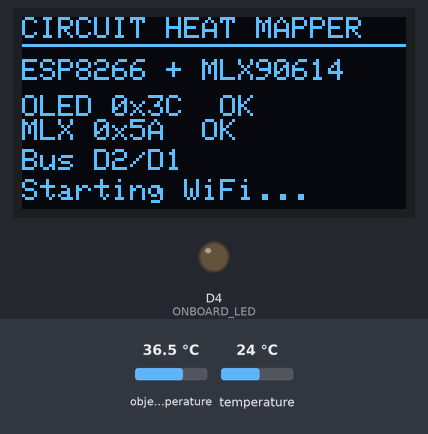
A sketch run on a simulated ESP8266 (NodeMCU). Shown: 128×64 one-colour display, output pins drawn as LEDs (lit = HIGH). The inputs (shaded band) are chosen by the test bench; at power-on: object temperature 36.5 °C, temperature 24 °C. WiFi joins after 1.5 s; servers stay silent unless stated; random numbers use the default seed unless the sketch sets one; what the sketch prints to the serial monitor is not drawn.

Above: at 0.7 s.
3.1 s: object temperature set to 24.4 °C
At 3.8 s:
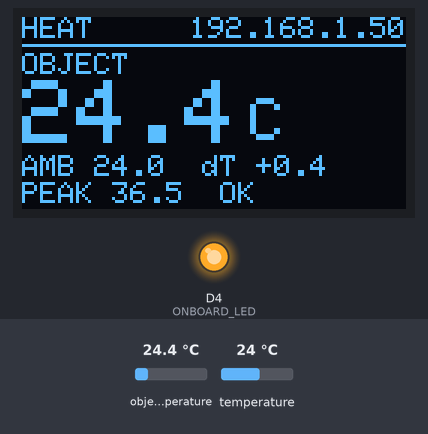
5.0 s: object temperature set to 23.7 °C
At 6.3 s:
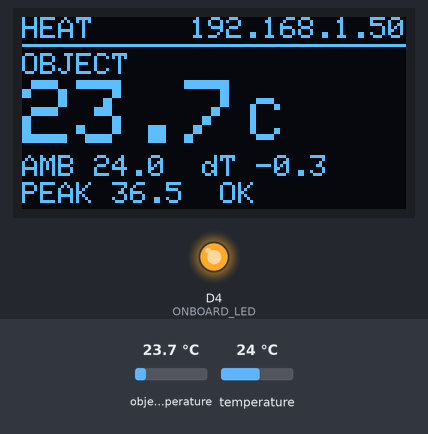
6.9 s: temperature set to 9.5 °C
At 7.4 s:
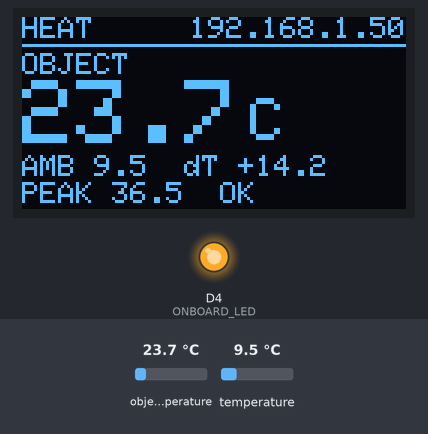
8.6 s: temperature set to 7.9 °C
At 9.3 s:
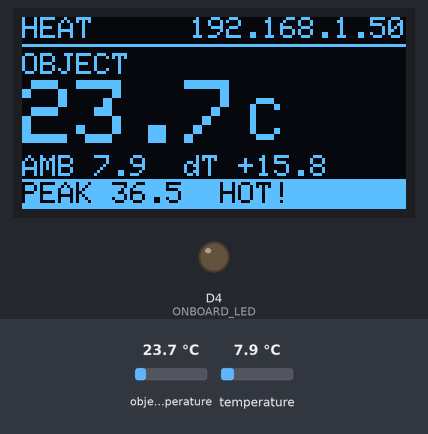
10.2 s: object temperature set to 20 °C
At 10.55 s:
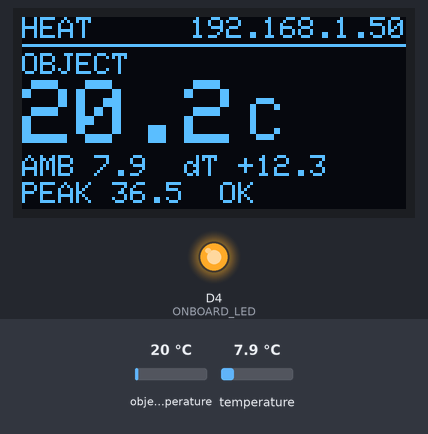
Timing chart, 0 to 13.2 s (numbered marks = the images above; inputs shaded):
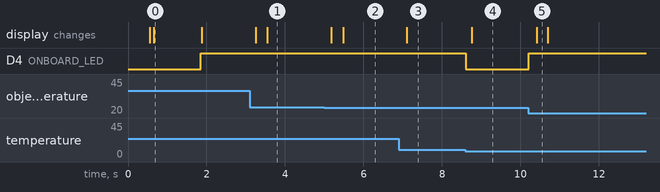

Measured:
- the behaviour switches between 24 and 23.9 °C on object temperature (found by bisection; images 1 and 2)
- the behaviour switches between 8.8 and 8.7 °C on temperature (found by bisection; images 3 and 4)
- after the input at 5.0 s, the display: first changes after 0.18 s (image 2 shows a later state)
- after the input at 6.9 s, the display: changes after 0.21 s (image 3)
- after the input at 8.6 s, D4 (ONBOARD_LED): HIGH → LOW at once; the display: changes after 0.16 s (image 4)
- after the input at 10.2 s, D4 (ONBOARD_LED): LOW → HIGH at once; the display: changes after 0.22 s (image 5)
- what the display in image 0 shows lasts 1.2 s, from 0.7 s to 1.9 s

The sketch:

CircuitHeatMapper.ino
```cpp
#include <ESP8266WiFi.h>
#include <ESP8266WebServer.h>
#include <WebSocketsServer.h>
#include <ESP8266mDNS.h>
#include <Wire.h>
#include <Adafruit_MLX90614.h>
#include "HeatMapDSP.h"
#include "DisplayManager.h"
#include "WebDashboard.h"

/**
 * Circuit Heat Mapper & PCB Hotspot Locator
 * Hardware: ESP8266 + MLX90614ESF + SSD1306 OLED
 *
 * Network: Station Mode (Pico) + mDNS (http://heatmapper.local)
 *
 * The firmware scans four common I2C pin pairs. The OLED and MLX90614 may be
 * on the same pair or on two different pairs: the display bus and the sensor
 * bus are tracked independently and the I2C peripheral is switched as needed.
 */

// Wi-Fi Credentials
const char* STA_SSID = "Pico";
const char* STA_PASS = "12345678";

// Hardware & DSP Objects
Adafruit_MLX90614 mlx = Adafruit_MLX90614();
HeatMapDSP dsp;
HeatDisplay oled;
ESP8266WebServer server(80);
WebSocketsServer webSocket(81);

const uint32_t SAMPLE_INTERVAL_MS = 30;    // ~33 Hz sampling rate
const uint32_t DISPLAY_INTERVAL_MS = 250;  // OLED refresh on a shared bus
const uint32_t DISPLAY_SEPARATE_MS = 500;  // OLED refresh when bus switching
const uint32_t SENSOR_RETRY_MS = 2500;
const int ONBOARD_LED = 2; // GPIO 2 (Active LOW)

bool sensorOnline = false;
bool wifiAnnounced = false;
bool mdnsStarted = false;
bool mlxHintPrinted = false;
bool mlxEverSeen = false;
uint32_t lastSampleTime = 0;
uint32_t lastDisplayTime = 0;

// ---------------------------------------------------------------------------
// I2C bus discovery
// ---------------------------------------------------------------------------

struct I2cBusConfig {
  int sda;
  int scl;
  const char* name;
};

static const I2cBusConfig BUS_CONFIGS[] = {
  {4, 5, "D2/D1"},
  {5, 4, "D1/D2"},
  {12, 14, "D6/D5"},
  {14, 12, "D5/D6"},
};
static const uint8_t BUS_COUNT = sizeof(BUS_CONFIGS) / sizeof(BUS_CONFIGS[0]);

struct BusInfo {
  bool hasMlx;
  bool hasOled;
  uint8_t oledAddr;
};

BusInfo busInfo[BUS_COUNT];

int sensorSda = 4;
int sensorScl = 5;
const char* sensorBusName = "D2/D1";

int displaySda = 4;
int displayScl = 5;
const char* displayBusName = "D2/D1";
bool displayOnSeparateBus = false;

uint8_t activeMlxAddr = 0x5A;
uint8_t activeOledAddr = 0;

// Tracks which pin pair the ESP8266 I2C peripheral is currently on.
int currentSda = -1;
int currentScl = -1;

bool isValidReading(float obj, float amb) {
  // MLX90614 datasheet range: object -70..382 C, ambient -40..125 C
  return !isnan(obj) && !isnan(amb) &&
         obj >= -70.0f && obj <= 382.0f &&
         amb >= -40.0f && amb <= 125.0f;
}

bool addressInList(const uint8_t* list, uint8_t count, uint8_t addr) {
  for (uint8_t i = 0; i < count; i++) {
    if (list[i] == addr) return true;
  }
  return false;
}

void ensureBus(int sda, int scl) {
  if (currentSda == sda && currentScl == scl) return;

  Wire.begin(sda, scl);
  Wire.setClock(100000);
  Wire.setClockStretchLimit(10000);
  delay(30);

  currentSda = sda;
  currentScl = scl;
}

// MLX90614 wake-up request: SCL high, SDA low for >33 ms. This recovers a
// sensor that was previously put into sleep mode. Do not call this on the
// OLED bus before the display has been initialized.
void wakeBus(int sda, int scl) {
  pinMode(sda, OUTPUT);
  pinMode(scl, OUTPUT);
  digitalWrite(scl, HIGH);
  digitalWrite(sda, LOW);
  delay(50);
  digitalWrite(sda, HIGH);
  delay(10);
  pinMode(sda, INPUT_PULLUP);
  pinMode(scl, INPUT_PULLUP);
  delay(10);
}

int scanBus(int sda, int scl, uint8_t* addrs, uint8_t maxAddrs) {
  ensureBus(sda, scl);

  uint8_t n = 0;
  for (uint8_t a = 1; a < 127; a++) {
    Wire.beginTransmission(a);
    if (Wire.endTransmission() == 0) {
      if (n < maxAddrs) addrs[n] = a;
      n++;
    }
  }
  return n;
}

void discoverBuses() {
  int mlxIndex = -1;
  int oledIndex = -1;

  Serial.println("[I2C] Scanning candidate buses...");

  for (uint8_t i = 0; i < BUS_COUNT; i++) {
    uint8_t addrs[8];
    uint8_t n = scanBus(BUS_CONFIGS[i].sda, BUS_CONFIGS[i].scl, addrs, sizeof(addrs));

    busInfo[i].hasMlx = addressInList(addrs, n, activeMlxAddr);
    busInfo[i].hasOled = addressInList(addrs, n, 0x3C) ||
                         addressInList(addrs, n, 0x3D);
    busInfo[i].oledAddr = addressInList(addrs, n, 0x3C)
                              ? 0x3C
                              : (addressInList(addrs, n, 0x3D) ? 0x3D : 0);

    Serial.printf("[I2C] %s (SDA=%d, SCL=%d): %u device(s)", BUS_CONFIGS[i].name,
                  BUS_CONFIGS[i].sda, BUS_CONFIGS[i].scl, n);
    for (uint8_t j = 0; j < n && j < sizeof(addrs); j++) {
      Serial.printf(" 0x%02X", addrs[j]);
    }
    Serial.printf("%s%s\n", busInfo[i].hasMlx ? " [MLX]" : "",
                  busInfo[i].hasOled ? " [OLED]" : "");

    if (busInfo[i].hasMlx && mlxIndex < 0) mlxIndex = i;
    if (busInfo[i].hasOled && oledIndex < 0) oledIndex = i;
  }

  // Sensor bus: prefer a bus where the MLX actually answered.
  if (mlxIndex >= 0) {
    sensorSda = BUS_CONFIGS[mlxIndex].sda;
    sensorScl = BUS_CONFIGS[mlxIndex].scl;
    sensorBusName = BUS_CONFIGS[mlxIndex].name;
  } else {
    // Nothing found yet: default to the standard NodeMCU I2C pair. The retry
    // loop scans every pair, so it will recover if the sensor is elsewhere.
    sensorSda = 4;
    sensorScl = 5;
    sensorBusName = "D2/D1";
  }

  // Display bus: independent of the sensor bus.
  if (oledIndex >= 0) {
    displaySda = BUS_CONFIGS[oledIndex].sda;
    displayScl = BUS_CONFIGS[oledIndex].scl;
    displayBusName = BUS_CONFIGS[oledIndex].name;
    activeOledAddr = busInfo[oledIndex].oledAddr;
  } else {
    displaySda = sensorSda;
    displayScl = sensorScl;
    displayBusName = sensorBusName;
    activeOledAddr = 0;
  }

  displayOnSeparateBus = (sensorSda != displaySda || sensorScl != displayScl);
  mlxEverSeen = (mlxIndex >= 0);

  Serial.printf("[I2C] Sensor bus %s, display bus %s%s\n", sensorBusName,
                displayBusName, displayOnSeparateBus ? " (separate)" : " (shared)");

  if (mlxIndex < 0 && oledIndex >= 0) {
    Serial.println("[I2C] MLX90614 not found yet; scanning all buses while offline.");
  }
}

bool scanForMlx() {
  for (uint8_t i = 0; i < BUS_COUNT; i++) {
    uint8_t addrs[8];
    uint8_t n = scanBus(BUS_CONFIGS[i].sda, BUS_CONFIGS[i].scl, addrs, sizeof(addrs));

    if (addressInList(addrs, n, activeMlxAddr)) {
      if (sensorSda != BUS_CONFIGS[i].sda || sensorScl != BUS_CONFIGS[i].scl) {
        Serial.printf("[I2C] MLX90614 found on %s; switching sensor bus.\n",
                      BUS_CONFIGS[i].name);
      }
      sensorSda = BUS_CONFIGS[i].sda;
      sensorScl = BUS_CONFIGS[i].scl;
      sensorBusName = BUS_CONFIGS[i].name;
      displayOnSeparateBus = (sensorSda != displaySda || sensorScl != displayScl);
      return true;
    }
  }
  return false;
}

// ---------------------------------------------------------------------------
// Device initialization
// ---------------------------------------------------------------------------

bool initMlx() {
  Serial.printf("[MLX] Probing 0x%02X on %s... ", activeMlxAddr, sensorBusName);

  ensureBus(sensorSda, sensorScl);
  bool acked = mlx.begin();
  Wire.setClock(100000);
  Wire.setClockStretchLimit(10000);
  delay(30);

  float amb = (float)mlx.readAmbientTempC();
  float obj = (float)mlx.readObjectTempC();

  if (isValidReading(obj, amb)) {
    Serial.printf("OK (Amb %.2f C, Obj %.2f C)\n", amb, obj);
    mlxEverSeen = true;
    dsp.init(obj);
    return true;
  }

  if (acked) {
    Serial.println("FAILED (device ACKs, but no valid temperature).");
  } else {
    Serial.println("FAILED (no ACK at 0x5A).");
  }

  if (!mlxHintPrinted) {
    mlxHintPrinted = true;
    Serial.println("  MLX90614 is not answering at 0x5A. Check:");
    Serial.println("   - VDD: 3.3V for -Bxx parts, 5V for -Axx parts (check suffix)");
    Serial.println("   - HW-691/GY-906 breakout: power VCC from 5V (VIN); the");
    Serial.println("     onboard 3.3V regulator can brown out at 3.3V input");
    Serial.println("   - GND connected to ESP8266 GND");
    Serial.println("   - SDA/SCL not swapped. Bare TO-39: 1=SCL, 2=SDA, 3=VDD, 4=GND");
    Serial.println("   - 4.7k pull-ups from SDA and SCL to 3.3V");
    Serial.println("   - HW-691/GY-906 modules: VCC, GND, SCL, SDA (check labels)");
  }
  return false;
}

bool initOled() {
  if (activeOledAddr == 0) {
    Serial.println("[OLED] No SSD1306 found on any candidate bus.");
    return false;
  }

  ensureBus(displaySda, displayScl);
  if (!oled.begin()) {
    Serial.println("[OLED] SSD1306 begin() failed.");
    if (displayOnSeparateBus) ensureBus(sensorSda, sensorScl);
    return false;
  }

  // The display library changes the bus speed during init; restore MLX-safe
  // settings afterwards.
  Wire.setClock(100000);
  Wire.setClockStretchLimit(10000);
  delay(20);

  Serial.printf("[OLED] SSD1306 ready at 0x%02X on %s\n", oled.address(),
                displayBusName);
  oled.splash(displayBusName, sensorOnline, oled.address());
  delay(1200);

  // Get back to the sensor bus so the next MLX read is immediate.
  if (displayOnSeparateBus) ensureBus(sensorSda, sensorScl);
  return true;
}

// ---------------------------------------------------------------------------
// Display helpers
// ---------------------------------------------------------------------------

void getIpText(char* buf, size_t len) {
  buf[0] = '\0';
  if (WiFi.status() == WL_CONNECTED) {
    IPAddress ip = WiFi.localIP();
    snprintf(buf, len, "%u.%u.%u.%u", ip[0], ip[1], ip[2], ip[3]);
  }
}

void showLiveOnDisplay(const HeatMetrics& m, const char* ipText) {
  if (!oled.ready()) return;

  ensureBus(displaySda, displayScl);
  oled.showLive(m, ipText);
  if (displayOnSeparateBus) ensureBus(sensorSda, sensorScl);
}

void showMissingOnDisplay(const char* ipText) {
  if (!oled.ready()) return;

  ensureBus(displaySda, displayScl);
  oled.showSensorMissing(sensorBusName, displayBusName, oled.address(),
                         mlxEverSeen, ipText);
  if (displayOnSeparateBus) ensureBus(sensorSda, sensorScl);
}

// ---------------------------------------------------------------------------
// Web server / WebSocket
// ---------------------------------------------------------------------------

void handleRoot() {
  server.send_P(200, "text/html", PAGE_INDEX);
}

void webSocketEvent(uint8_t num, WStype_t type, uint8_t* payload, size_t length) {
  (void)payload;
  (void)length;

  if (type == WStype_CONNECTED) {
    IPAddress ip = webSocket.remoteIP(num);
    Serial.printf("[WS] Client #%u connected from %d.%d.%d.%d\n", num, ip[0],
                  ip[1], ip[2], ip[3]);

    if (!sensorOnline) {
      webSocket.sendTXT(num, "{\"online\":false}");
    }
  } else if (type == WStype_DISCONNECTED) {
    Serial.printf("[WS] Client #%u disconnected\n", num);
  }
}

// ---------------------------------------------------------------------------
// Setup / loop
// ---------------------------------------------------------------------------

void setup() {
  Serial.begin(115200);
  delay(300);
  Serial.println("\n\n========================================");
  Serial.println("  CIRCUIT HEAT MAPPER - ESP8266");
  Serial.println("  MLX90614 + SSD1306 OLED");
  Serial.println("========================================");

  pinMode(ONBOARD_LED, OUTPUT);
  digitalWrite(ONBOARD_LED, LOW); // LED ON while starting

  // 1. Find the sensor and display buses, then initialize both.
  discoverBuses();

  // Wake any MLX90614 that might be in sleep mode. Skip the OLED bus so the
  // display's I2C state machine is not disturbed before it is initialized.
  for (uint8_t i = 0; i < BUS_COUNT; i++) {
    if (!busInfo[i].hasOled) {
      wakeBus(BUS_CONFIGS[i].sda, BUS_CONFIGS[i].scl);
    }
  }
  currentSda = -1;
  currentScl = -1;

  sensorOnline = initMlx();
  initOled();

  // 2. Wi-Fi Configuration (Non-blocking background connection)
  WiFi.persistent(false); // Do not wear the flash with repeated credential saves
  WiFi.mode(WIFI_STA);
  WiFi.hostname("heatmapper");
  WiFi.setAutoReconnect(true);
  Serial.printf("[WIFI] Connecting to '%s' in background...\n", STA_SSID);
  WiFi.begin(STA_SSID, STA_PASS);

  // 3. Start Web and WebSocket Servers immediately
  server.on("/", handleRoot);
  server.begin();
  Serial.println("[HTTP] Web server active on port 80");

  webSocket.begin();
  webSocket.onEvent(webSocketEvent);
  Serial.println("[WS] WebSocket active on port 81");

  digitalWrite(ONBOARD_LED, HIGH); // LED OFF when servers ready
}

void loop() {
  server.handleClient();
  webSocket.loop();
  if (mdnsStarted) MDNS.update();

  // mDNS must be started only after the station has an IP address.
  if (WiFi.status() == WL_CONNECTED && !wifiAnnounced) {
    wifiAnnounced = true;
    Serial.println("\n========================================");
    Serial.println("  [WIFI] CONNECTED TO PICO!");
    Serial.print("  [URL]  http://");
    Serial.println(WiFi.localIP());

    if (MDNS.begin("heatmapper")) {
      MDNS.addService("http", "tcp", 80);
      mdnsStarted = true;
      Serial.println("  [mDNS] http://heatmapper.local");
    } else {
      Serial.println("  [mDNS] Responder failed to start");
    }
    Serial.println("========================================\n");

    // Refresh the OLED so the IP appears even when the sensor is missing.
    if (oled.ready() && !sensorOnline) {
      char ipText[20];
      getIpText(ipText, sizeof(ipText));
      showMissingOnDisplay(ipText);
    }
  }

  uint32_t now = millis();
  if (now - lastSampleTime >= SAMPLE_INTERVAL_MS) {
    lastSampleTime = now;

    if (sensorOnline) {
      ensureBus(sensorSda, sensorScl);
      float rawObj = (float)mlx.readObjectTempC();
      float rawAmb = (float)mlx.readAmbientTempC();

      if (!isValidReading(rawObj, rawAmb)) {
        // A failed read must not be fed into the DSP as 0 C.
        sensorOnline = false;
        digitalWrite(ONBOARD_LED, HIGH); // LED OFF
        webSocket.broadcastTXT("{\"online\":false}");
        Serial.println("[SENSOR] Read failed - entering retry mode.");
        showMissingOnDisplay("");
      } else {
        // Process DSP metrics
        HeatMetrics m = dsp.process(rawObj, rawAmb, now);

        // Visual LED feedback for hotspots
        if (m.isHotspot) {
          digitalWrite(ONBOARD_LED, LOW); // LED ON
        } else {
          digitalWrite(ONBOARD_LED, HIGH); // LED OFF
        }

        // Broadcast JSON telemetry to browser
        char jsonBuffer[160];
        snprintf(jsonBuffer, sizeof(jsonBuffer),
                 "{\"online\":true,\"t_obj\":%.2f,\"t_amb\":%.2f,\"delta\":%.2f,"
                 "\"rate\":%.2f,\"peak\":%.2f}",
                 m.filteredObj, m.rawAmb, m.delta, m.rateOfChange, m.peakTemp);
        webSocket.broadcastTXT(jsonBuffer);

        // Refresh the OLED at a lower rate; a full 128x64 frame takes ~90 ms
        // at 100 kHz. Bus switching adds ~60 ms when the display is separate.
        uint32_t displayInterval =
            displayOnSeparateBus ? DISPLAY_SEPARATE_MS : DISPLAY_INTERVAL_MS;
        if (oled.ready() && now - lastDisplayTime >= displayInterval) {
          lastDisplayTime = now;
          char ipText[20];
          getIpText(ipText, sizeof(ipText));
          showLiveOnDisplay(m, ipText);
        }

        // Periodic Serial Plotter trace
        static uint32_t lastSerial = 0;
        if (now - lastSerial >= 400) {
          lastSerial = now;
          Serial.printf("Obj: %.2f C | Amb: %.2f C | Delta: +%.2f C | Peak: %.2f C\n",
                        m.filteredObj, m.rawAmb, m.delta, m.peakTemp);
        }
      }
    } else {
      // Retry the MLX. If it has never been seen, scan every pin pair so a
      // sensor moved to another bus is picked up without a reboot.
      static uint32_t lastRetry = 0;
      if (now - lastRetry > SENSOR_RETRY_MS) {
        lastRetry = now;
        if (!mlxEverSeen) {
          scanForMlx();
        }
        sensorOnline = initMlx();
        if (sensorOnline) {
          webSocket.broadcastTXT("{\"online\":true}");
        } else if (oled.ready()) {
          char ipText[20];
          getIpText(ipText, sizeof(ipText));
          showMissingOnDisplay(ipText);
        }
      }

      // Keep dashboards informed without spamming the socket at 33 Hz.
      static uint32_t lastOfflineNotice = 0;
      if (!sensorOnline && now - lastOfflineNotice >= 1000) {
        lastOfflineNotice = now;
        webSocket.broadcastTXT("{\"online\":false}");
        Serial.println("[STATUS] Waiting for MLX90614 on the active I2C bus...");
      }
    }
  }
}
```

Source omitted: DisplayManager.h (6011 bytes), HeatMapDSP.h (2214 bytes), WebDashboard.h (27743 bytes)
